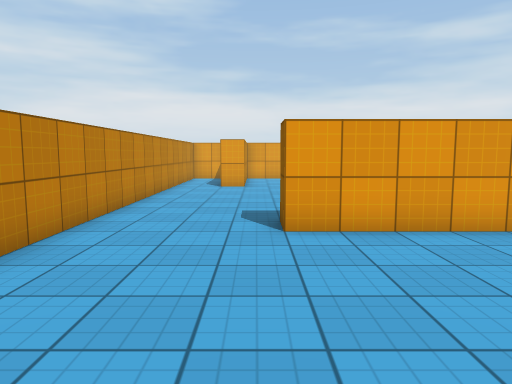
[1] (above)

20 first-person views from a walk through a Unity game level. The camera is 1.4 m above the floor, tilts 6° down and sees 70° across. The floor is counted in squares, 1 m on a side. Each view is taken from the middle of a square. On the plan, view 1 faces up. The plan holds only what a view shows up to about 16 squares ahead; the rest is blank. The player is left out. Surface patterns are stand-ins for the level's own textures.

[2]
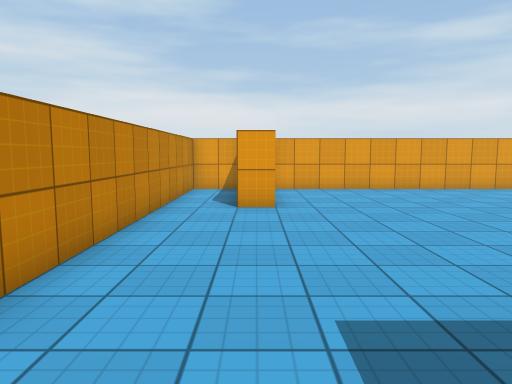

[3]
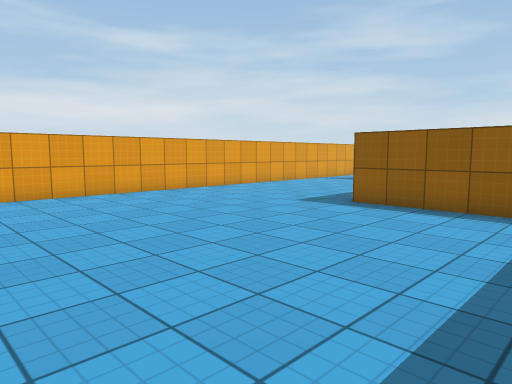

[4]
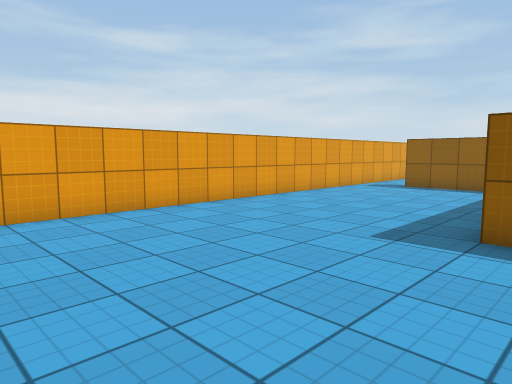

[5]
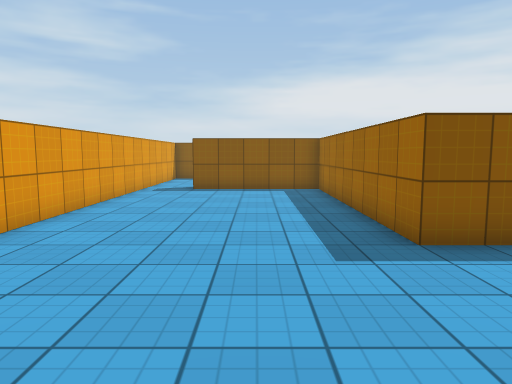

[6]
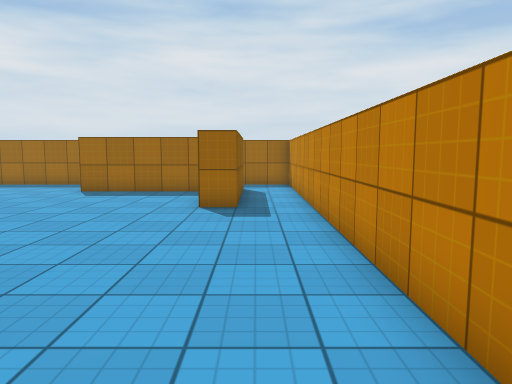

[7]
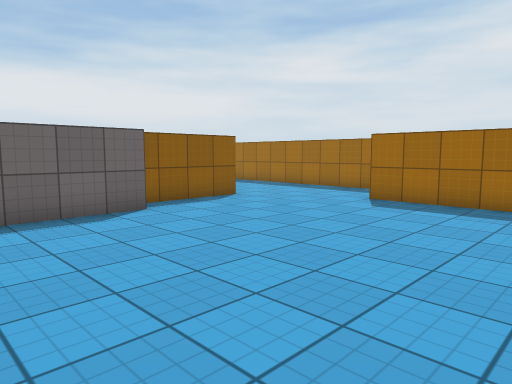

[8]
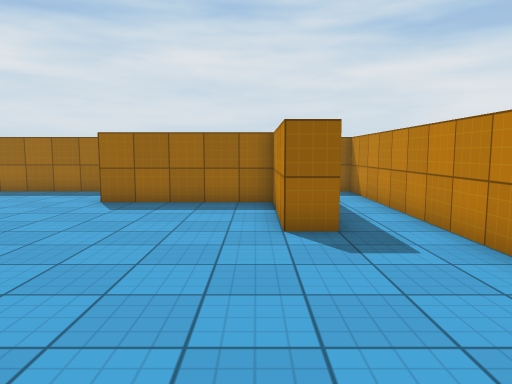

[9]
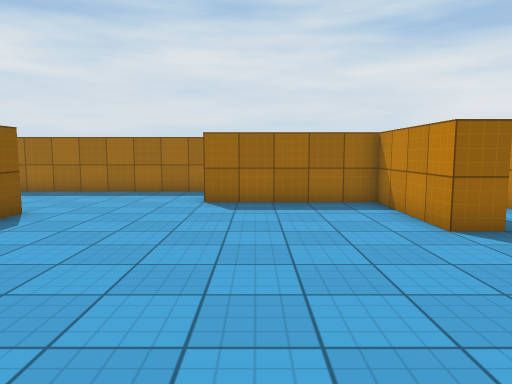

[10]
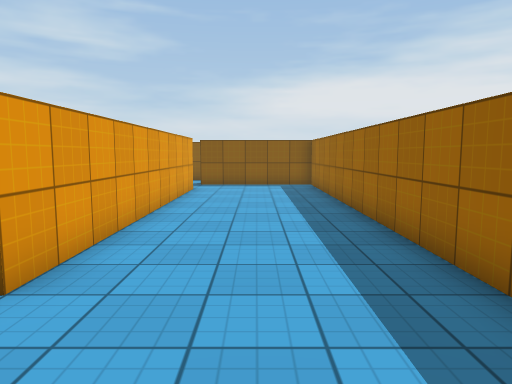

[11]
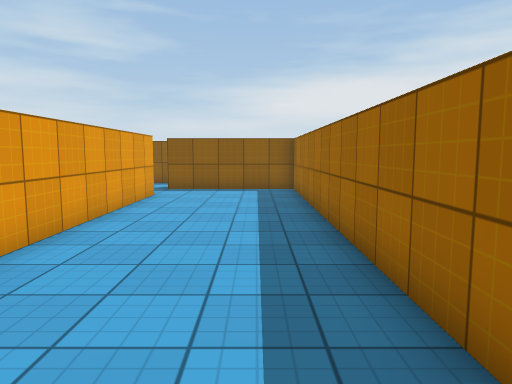

[12]
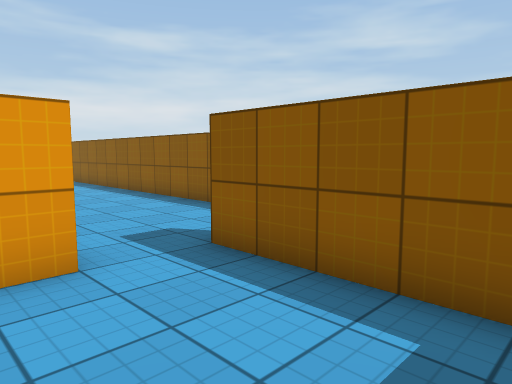

[13]
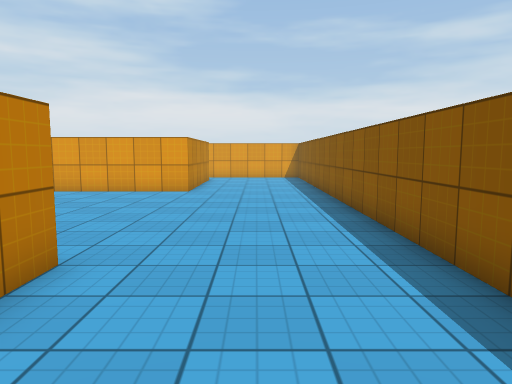

[14]
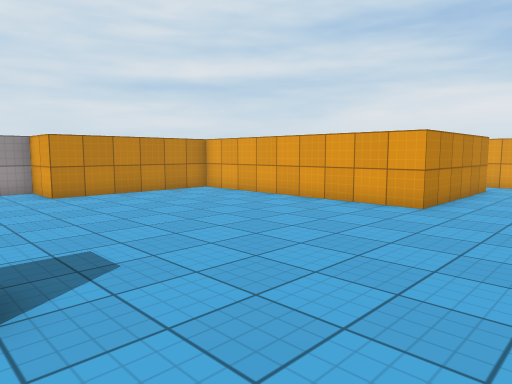

[15]
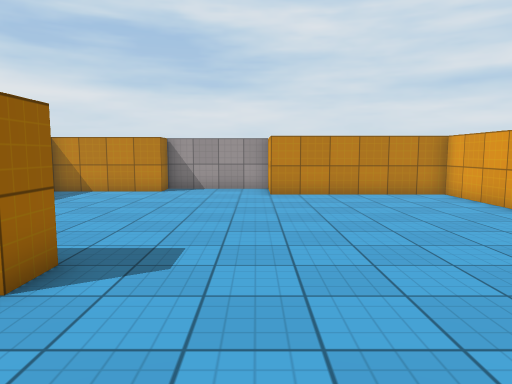

[16]
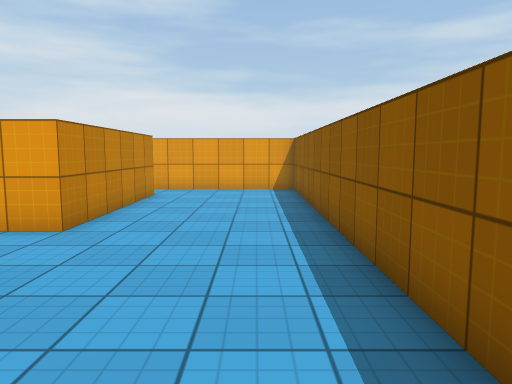

[17]
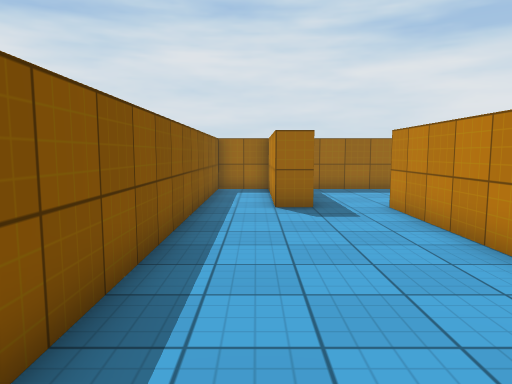

[18]
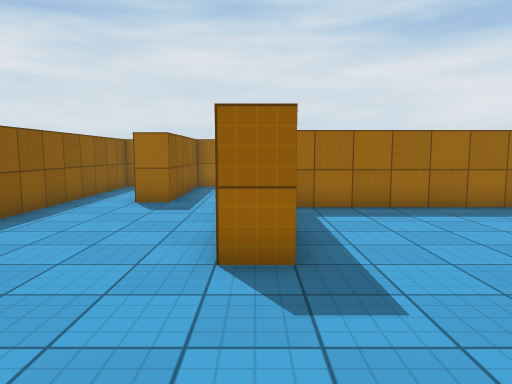

[19]
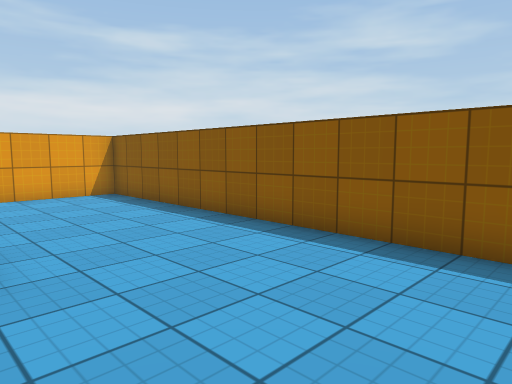

[20]
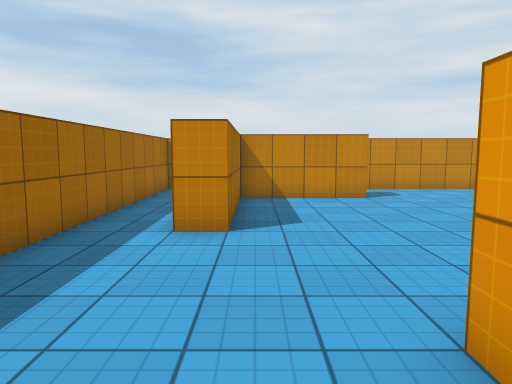

### Floor plan
Ten units are one square. View 1 is at (0, 0); x grows to the right and y downward. Boxes are objects, and circles mark ways between rooms. Rooms are numbered by the first view taken in them; rooms with no view inside come last. Other rooms are left out.
<svg viewBox="-40 -210 290 290">
<path fill="none" stroke="#000" d="M46 -65 5 -65 5 -75M74 -14 74 -46M95 -96 95 -135 185 -135 185 -185M-4 -155 -15 -155M-15 54 -15 5 -5 5 -5 45 45 45 45 55M195 25 85 25 85 -10M-18 -205 -35 -205 -35 75 215 75 215 35M195 -205 -2 -205M184 -35 195 -35 195 25M122 15 180 15M215 35 215 25 225 25 225 70M195 -185 195 -125 105 -125 105 -65 84 -65 84 -25 95 -25 95 15M225 75 245 75 245 -205 195 -205"/>
<circle cx="190" cy="-195" r="3" fill="#2a7"/>
<circle cx="205" cy="35" r="3" fill="#2a7"/>
<text x="60" y="-60">1</text>
<text x="180" y="-70">2</text>
</svg>
Room 1 opens to room 2.

Where each view was taken, in squares from view 1:
view 1: 0 up, 0 right, facing up
view 2: 6 up, 1 left, facing up
view 3: 8 up, 0 right, facing up-right
view 4: 12 up, 3 right, facing up-right
view 5: 16 up, 4 right, facing right
view 6: 9 up, 2 left, facing down
view 7: 6 up, 1 left, facing down-right
view 8: 6 up, 0 right, facing down
view 9: 6 up, 3 right, facing down
view 10: 5 down, 5 right, facing right
view 11: 6 down, 7 right, facing right
view 12: 7 down, 18 right, facing up-right
view 13: 1 down, 22 right, facing up
view 14: 3 up, 23 right, facing up-left
view 15: 6 up, 23 right, facing left
view 16: 6 up, 23 right, facing up
view 17: 7 up, 23 right, facing down
view 18: 8 up, 19 right, facing down
view 19: 8 up, 19 right, facing up-right
view 20: 4 down, 11 right, facing left
